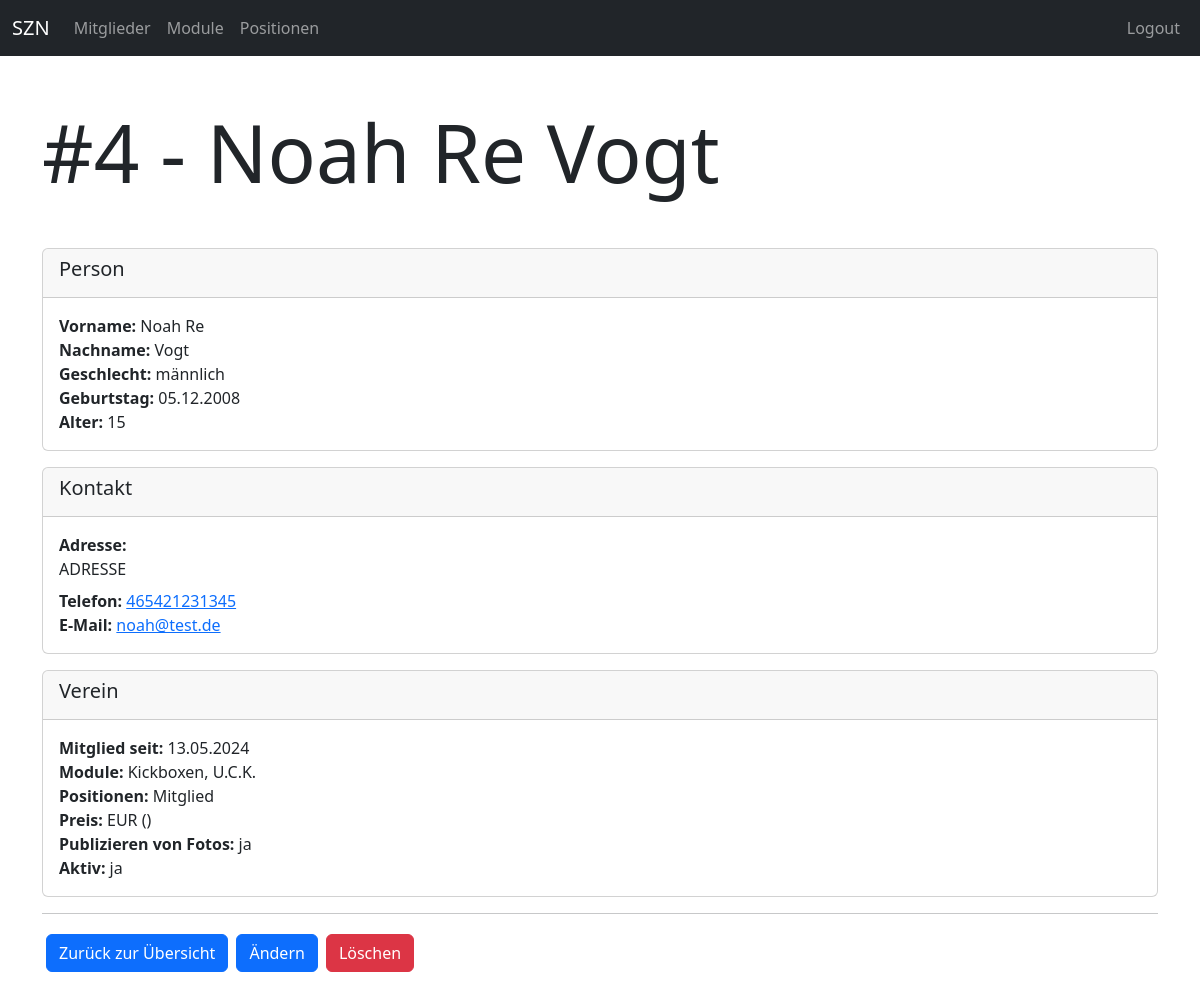
Before: /members/member/4 (signed in) with the older database file.
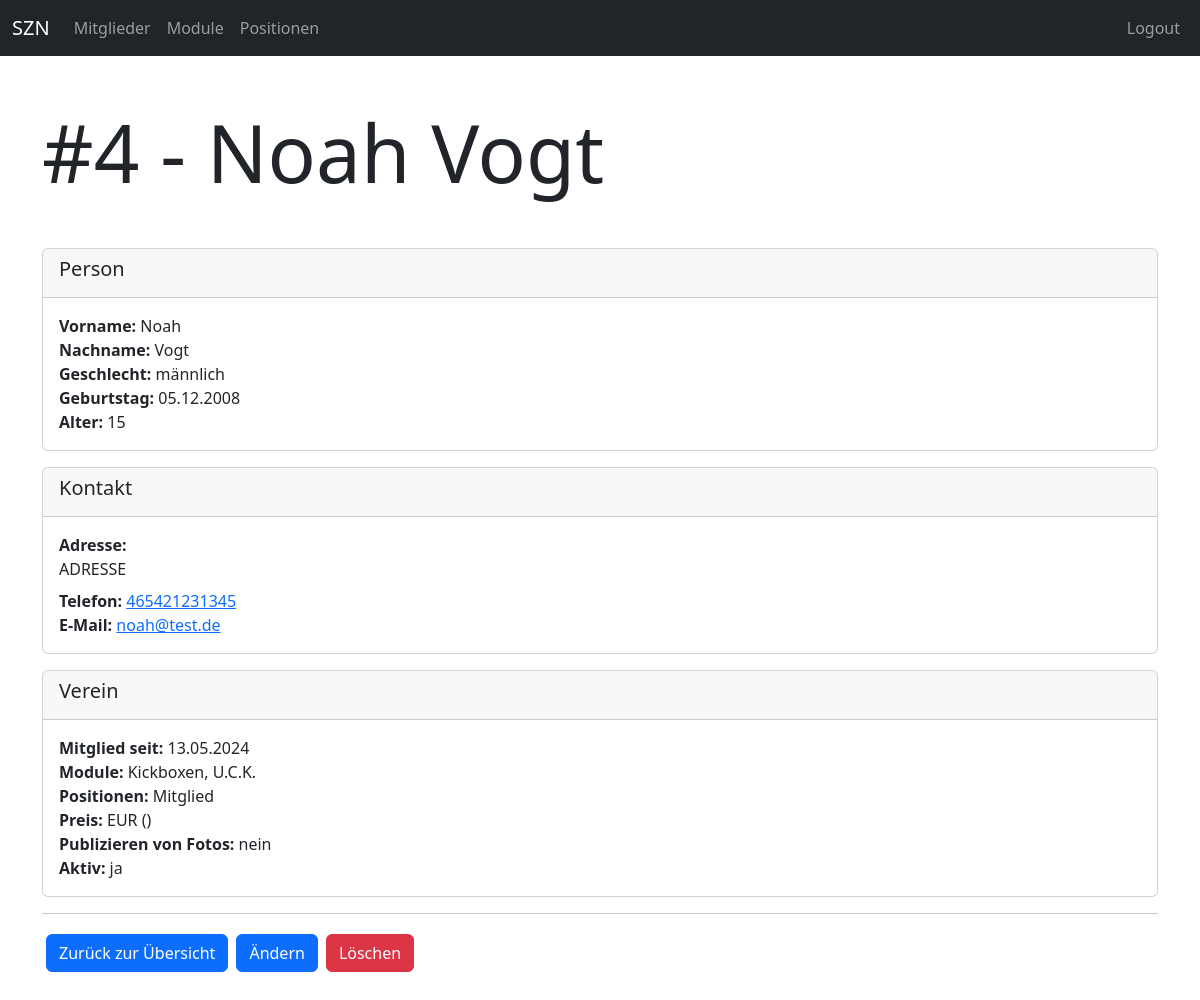
After: the same page with the newer database file.
### members/models.py (models this page shows, shortened)
class Member(models.Model):
    firstname = models.CharField(max_length=100)
    lastname = models.CharField(max_length=100)
    birthday = models.DateField()
    gender = models.ForeignKey(Gender, null=True, blank=True, on_delete=models.SET_NULL)
    adress = models.TextField()
    email = models.EmailField(blank=True)
    phone = models.CharField(max_length=100, blank=True)
    entry_date = models.DateField()
    account_details = models.TextField(blank=True)
    legal_representative = models.TextField(null=True, blank=True)
    positions = models.ManyToManyField(Position, blank=True)
    modules = models.ManyToManyField(Module, blank=True)
    licenses = models.ManyToManyField(License, blank=True)
    rate = models.ForeignKey(Rate, null=True, blank=True, on_delete=models.SET_NULL)
    chronic_diseases = models.TextField(null=True, blank=True)
    permanent_medication = models.TextField(null=True, blank=True)
    publish_fotos = models.BooleanField(default=False)
    is_active = models.BooleanField(default=True)
    @admin.display(description="Fullname")
    def get_fullname(self):
        return f"{self.firstname} {self.lastname}"
    @admin.display(description="Age")
    def get_age(self):
        now = datetime.now()
        b_day = datetime.strptime(str(self.birthday), "%Y-%m-%d")
        delta = now - b_day
        return math.floor(delta.days / 365)
    @admin.display(description="Modules")
    def get_modules_str(self):
        modules = self.modules.all().order_by("name")
        modules_list = [module.name for module in modules]
        return ", ".join(modules_list)
    @admin.display(description="Positions")
    def get_positions_str(self):
        positions = self.positions.all().order_by("name")
        positions_list = [position.name for position in positions]
        return ", ".join(positions_list)
    @admin.display(description="Licenses")
    def get_licenses_str(self):
        licenses = self.licenses.all().order_by("name")
        licenses_list = [license.name for license in licenses]
        return ", ".join(licenses_list)

class Gender(models.Model):
    name = models.CharField(max_length=100)

class Module(models.Model):
    name = models.CharField(max_length=255)

class Position(models.Model):
    name = models.CharField(max_length=255)

### members/views.py (the view)
# urls.py: path("member/<int:id>", views.member_detail, name="members-member-detail"),
def member_detail(request, id):
    if not request.user.is_authenticated:
        return helpers.not_auth_redirect()
    member = get_object_or_404(models.Member, id=id)
    return render(request, "members/member_detail.html", {
        "title": "Mitglied Detail",
        "id": id,
        "member": member
    })

### members/templates/members/member_detail.html (shortened to what this page needs)
{% extends "base_one_col.html" %}
{% block header %}
    <div class="mb-5">
        <h1 class="display-1">#{{ member.id }} - {{ member.get_fullname }}</h1>
    </div>
{% endblock %}
{% block main %}
<div class="card mb-3">
    <div class="card-header">
        <h5>Person</h5>
    </div>
    <div class="card-body">
        <div>
            <strong>Vorname: </strong>{{ member.firstname }}
        </div>
        <div>
            <strong>Nachname: </strong>{{ member.lastname }}
        </div>
        {% if member.gender %}
        <div>
            <strong>Geschlecht: </strong>{{ member.gender.name }}
        </div>
        {% endif %}
        <div>
            <strong>Geburtstag: </strong>{{ member.birthday|date:"d.m.Y" }}
        </div>
        <div>
            <strong>Alter: </strong>{{ member.get_age }}
        </div>
    </div>
</div>
<div class="card mb-3">
    <div class="card-header">
        <h5>Kontakt</h5>
    </div>
    <div class="card-body">
        <div class="mb-2">
            <strong>Adresse: </strong>
            <div>
                {{ member.adress|linebreaksbr }}
            </div>
        </div>
        <div>
            <strong>Telefon: </strong>
            <a href="tel:{{ member.phone }}">{{ member.phone }}</a>
        </div>
        <div>
            <strong>E-Mail: </strong>
            <a href="mailto:{{ member.email }}">{{ member.email }}</a>
        </div>
    </div>
</div>
<div class="card mb-3">
    <div class="card-header">
        <h5>Verein</h5>
    </div>
    <div class="card-body">
        <div>
            <strong>Mitglied seit: </strong>
            {{ member.entry_date|date:"d.m.Y" }}
        </div>
        {% if member.get_modules_str != "" %}
        <div>
            <strong>Module: </strong>
            {{ member.get_modules_str}}
        </div>
        {% endif %}
        {% if member.get_positions_str != "" %}
        <div>
            <strong>Positionen: </strong>
            {{ member.get_positions_str}}
        </div>
        {% endif %}
        <div>
            <strong>Preis: </strong>
            {{ member.rate.price}} EUR ({{ member.rate.name }})
        </div>
        <div>
            <strong>Publizieren von Fotos: </strong>
            {% if member.publish_fotos %}
                ja
            {% else %}
                nein
            {% endif %}
        </div>
        <div>
            <strong>Aktiv: </strong>
            {% if member.is_active %}
                ja
            {% else %}
                nein
            {% endif %}
        </div>
    </div>
</div>
<hr>
<div class="d-flex justify-content-start">
    <a class="btn btn-primary d-block m-1" href="{% url "members-index" %}">Zurück zur Übersicht</a>
    <a class="btn btn-primary d-block m-1" href="{% url "members-member-update" id=member.id %}">Ändern</a>
    <a class="btn btn-danger d-block m-1" href="{% url "members-member-delete" id=member.id %}">Löschen</a>
</div>
{% endblock %}

Changed rows visible on the page:
changed Member "Vogt": get_fullname "Noah Re Vogt" → "Noah Vogt"; firstname "Noah Re" → "Noah"
Other visible differences:
text no longer shown: "ja"
text now shown: "nein"
